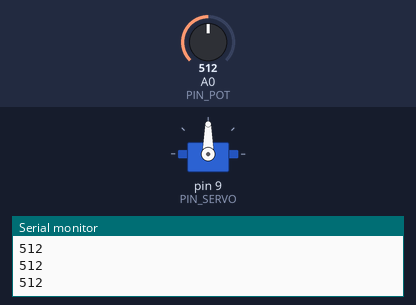
This sketch was run on a simulated Arduino Uno, built with avr-gcc and run on an emulated ATmega328P. On the bench: servo, the last lines printed to the serial monitor. The test bench sets the inputs (shaded band); at power-on: A0 (PIN_POT) = 512.

Above: at 1.2 s.
1.3 s: A0 (PIN_POT) set to 716
At 2.5 s:
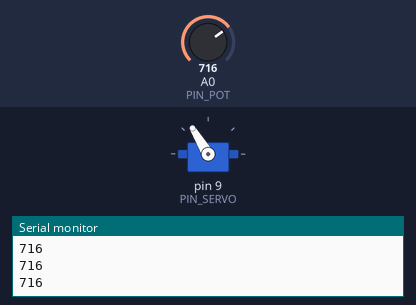
2.8 s: A0 (PIN_POT) set to 900
At 3.2 s:
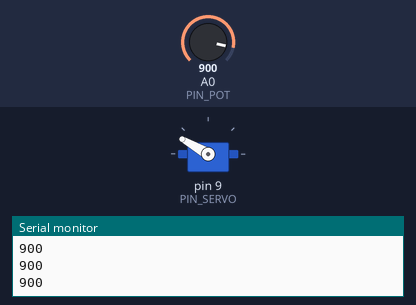
4.3 s: A0 (PIN_POT) set to 1023
At 5.2 s:
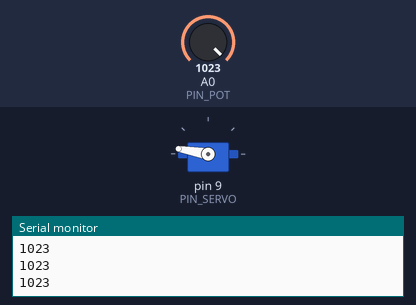
5.8 s: A0 (PIN_POT) set to 306
At 7.0 s:
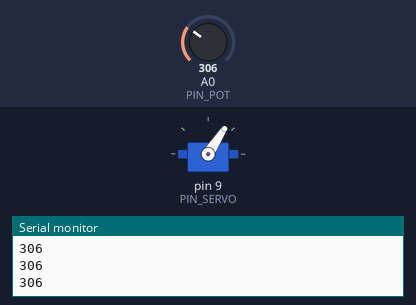
7.3 s: A0 (PIN_POT) set to 122
At 7.9 s:
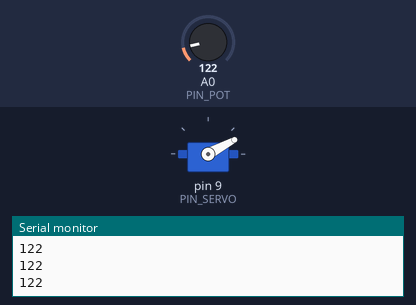
8.8 s: A0 (PIN_POT) set to 0
At 9.9 s:
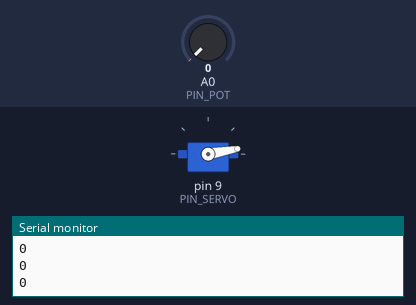
Timing chart, 0 to 11.3 s (numbered marks = the images above; inputs shaded):
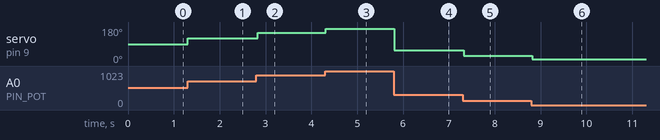

Measured:
- after the input at 1.3 s, servo on pin 9 (PIN_SERVO): 90° → 121° at once
- after the input at 2.8 s, servo on pin 9 (PIN_SERVO): 121° → 150° at once
- after the input at 4.3 s, servo on pin 9 (PIN_SERVO): 150° → 170° at once
- after the input at 5.8 s, servo on pin 9 (PIN_SERVO): 170° → 57° at once
- after the input at 7.3 s, servo on pin 9 (PIN_SERVO): 57° → 28° at once
- after the input at 8.8 s, servo on pin 9 (PIN_SERVO): 28° → 10° at once

The sketch:

Ejercicio04-InesG.ino
```cpp
#include <Servo.h>

#define PIN_SERVO 9
#define PIN_POT A0

Servo miservo;
void setup() {
  // put your setup code here, to run once:
  Serial.begin(9600);
  miservo.attach(PIN_SERVO);
}

void loop() {
  // put your main code here, to run repeatedly:
  int pos_potenciometro = analogRead(PIN_POT);
  Serial. println(pos_potenciometro);
  int pos_servo = map(pos_potenciometro, 1, 1023, 10, 170);
  miservo.write(pos_servo);
  delay(30);
}
```
